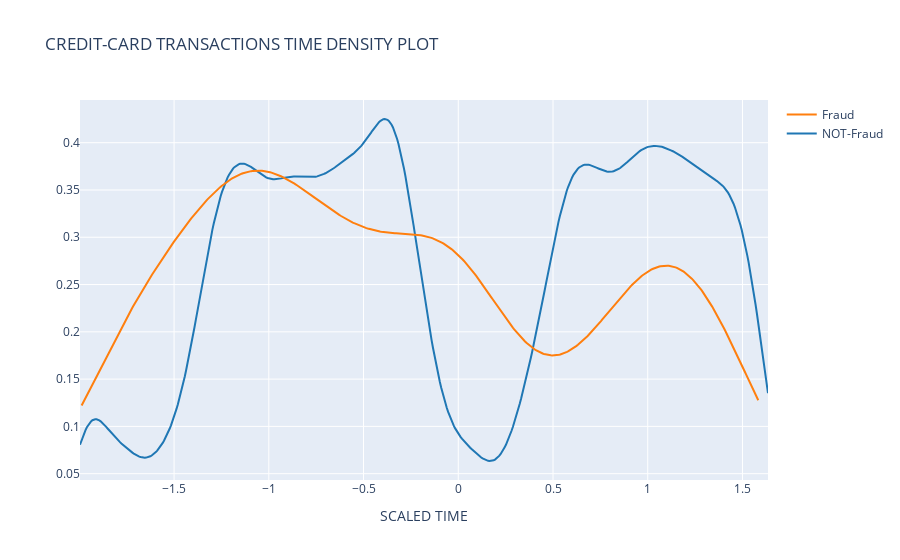

Notebook source saved alongside this figure:
### Code cell
#transactions in time (using scaled_time)
class_0 = df_raw.loc[df_raw['Class'] == 0]["scaled_time"]
class_1 = df_raw.loc[df_raw['Class'] == 1]["scaled_time"]

hist_data = [class_0, class_1]
group_labels = ['NOT-Fraud', 'Fraud']

import plotly.figure_factory as ff
from plotly.offline import iplot

fig = ff.create_distplot(hist_data, group_labels, show_hist=False, show_rug=False)
fig['layout'].update(title='CREDIT-CARD TRANSACTIONS TIME DENSITY PLOT', xaxis=dict(title='SCALED TIME'))
iplot(fig, filename='dist_only')

### Figure 1 — Plotly figure (JSON) as saved in the notebook; plotly's stock layout.template omitted (floating-point values rounded to 4 significant figures; data arrays with more than 128 entries replaced by an {"elided": "..."} marker saying what was removed)
{"data": [{"legendgroup": "NOT-Fraud", "marker": {"color": "rgb(31, 119, 180)"}, "mode": "lines", "name": "NOT-Fraud", "showlegend": true, "type": "scatter", "x": {"elided": "500 float values"}, "xaxis": "x", "y": {"elided": "500 float values"}, "yaxis": "y"}, {"legendgroup": "Fraud", "marker": {"color": "rgb(255, 127, 14)"}, "mode": "lines", "name": "Fraud", "showlegend": true, "type": "scatter", "x": {"elided": "500 float values"}, "xaxis": "x", "y": {"elided": "500 float values"}, "yaxis": "y"}], "layout": {"barmode": "overlay", "hovermode": "closest", "legend": {"traceorder": "reversed"}, "title": {"text": "CREDIT-CARD TRANSACTIONS TIME DENSITY PLOT"}, "xaxis": {"anchor": "y2", "domain": [0, 1], "title": {"text": "SCALED TIME"}, "zeroline": false}, "yaxis": {"anchor": "free", "domain": [0, 1], "position": 0}}}
